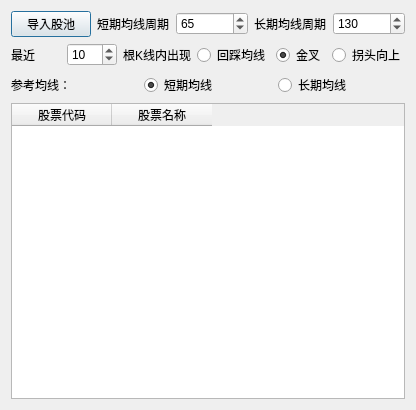
<?xml version="1.0" encoding="UTF-8"?>
<ui version="4.0">
 <class>FifteenMinFinder</class>
 <widget class="QDialog" name="FifteenMinFinder">
  <property name="geometry">
   <rect>
    <x>0</x>
    <y>0</y>
    <width>416</width>
    <height>410</height>
   </rect>
  </property>
  <property name="windowTitle">
   <string>15分钟选股</string>
  </property>
  <layout class="QVBoxLayout" name="verticalLayout">
   <item>
    <layout class="QHBoxLayout" name="horizontalLayout_2">
     <item>
      <widget class="QPushButton" name="btnImportStockPool">
       <property name="font">
        <font>
         <pointsize>9</pointsize>
        </font>
       </property>
       <property name="text">
        <string>导入股池</string>
       </property>
      </widget>
     </item>
     <item>
      <widget class="QLabel" name="lblMAShort">
       <property name="font">
        <font>
         <pointsize>9</pointsize>
        </font>
       </property>
       <property name="text">
        <string>短期均线周期</string>
       </property>
      </widget>
     </item>
     <item>
      <widget class="QSpinBox" name="spbMAShortPeriod">
       <property name="font">
        <font>
         <pointsize>9</pointsize>
        </font>
       </property>
       <property name="minimum">
        <number>5</number>
       </property>
       <property name="maximum">
        <number>100</number>
       </property>
       <property name="value">
        <number>65</number>
       </property>
      </widget>
     </item>
     <item>
      <widget class="QLabel" name="lblMALong">
       <property name="font">
        <font>
         <pointsize>9</pointsize>
        </font>
       </property>
       <property name="text">
        <string>长期均线周期</string>
       </property>
      </widget>
     </item>
     <item>
      <widget class="QSpinBox" name="spbMALongPeriod">
       <property name="font">
        <font>
         <pointsize>9</pointsize>
        </font>
       </property>
       <property name="minimum">
        <number>20</number>
       </property>
       <property name="maximum">
        <number>200</number>
       </property>
       <property name="value">
        <number>130</number>
       </property>
      </widget>
     </item>
    </layout>
   </item>
   <item>
    <layout class="QHBoxLayout" name="horizontalLayout_3">
     <item>
      <widget class="QLabel" name="label">
       <property name="font">
        <font>
         <pointsize>9</pointsize>
        </font>
       </property>
       <property name="text">
        <string>最近</string>
       </property>
      </widget>
     </item>
     <item>
      <widget class="QSpinBox" name="spbOccurancePeriod">
       <property name="font">
        <font>
         <pointsize>9</pointsize>
        </font>
       </property>
       <property name="maximum">
        <number>20</number>
       </property>
       <property name="value">
        <number>10</number>
       </property>
      </widget>
     </item>
     <item>
      <widget class="QLabel" name="label_2">
       <property name="font">
        <font>
         <pointsize>9</pointsize>
        </font>
       </property>
       <property name="text">
        <string>根K线内出现</string>
       </property>
      </widget>
     </item>
     <item>
      <widget class="QRadioButton" name="rbnBackToLine">
       <property name="font">
        <font>
         <pointsize>9</pointsize>
        </font>
       </property>
       <property name="text">
        <string>回踩均线</string>
       </property>
       <property name="autoExclusive">
        <bool>false</bool>
       </property>
      </widget>
     </item>
     <item>
      <widget class="QRadioButton" name="rbnGoldCross">
       <property name="font">
        <font>
         <pointsize>9</pointsize>
        </font>
       </property>
       <property name="text">
        <string>金叉</string>
       </property>
       <property name="checked">
        <bool>true</bool>
       </property>
       <property name="autoExclusive">
        <bool>false</bool>
       </property>
      </widget>
     </item>
     <item>
      <widget class="QRadioButton" name="rbnChangeDirection">
       <property name="font">
        <font>
         <pointsize>9</pointsize>
        </font>
       </property>
       <property name="text">
        <string>拐头向上</string>
       </property>
       <property name="autoExclusive">
        <bool>false</bool>
       </property>
      </widget>
     </item>
    </layout>
   </item>
   <item>
    <layout class="QHBoxLayout" name="horizontalLayout">
     <item>
      <widget class="QLabel" name="lblReferenceMA">
       <property name="font">
        <font>
         <pointsize>9</pointsize>
        </font>
       </property>
       <property name="text">
        <string>参考均线：</string>
       </property>
      </widget>
     </item>
     <item>
      <widget class="QRadioButton" name="rbnMAShort">
       <property name="font">
        <font>
         <pointsize>9</pointsize>
        </font>
       </property>
       <property name="text">
        <string>短期均线</string>
       </property>
       <property name="checked">
        <bool>true</bool>
       </property>
       <property name="autoExclusive">
        <bool>false</bool>
       </property>
      </widget>
     </item>
     <item>
      <widget class="QRadioButton" name="rbnMALong">
       <property name="font">
        <font>
         <pointsize>9</pointsize>
        </font>
       </property>
       <property name="text">
        <string>长期均线</string>
       </property>
       <property name="autoExclusive">
        <bool>false</bool>
       </property>
      </widget>
     </item>
    </layout>
   </item>
   <item>
    <widget class="QTableWidget" name="tblStockList">
     <column>
      <property name="text">
       <string>股票代码</string>
      </property>
     </column>
     <column>
      <property name="text">
       <string>股票名称</string>
      </property>
     </column>
    </widget>
   </item>
  </layout>
 </widget>
 <resources/>
 <connections/>
</ui>
